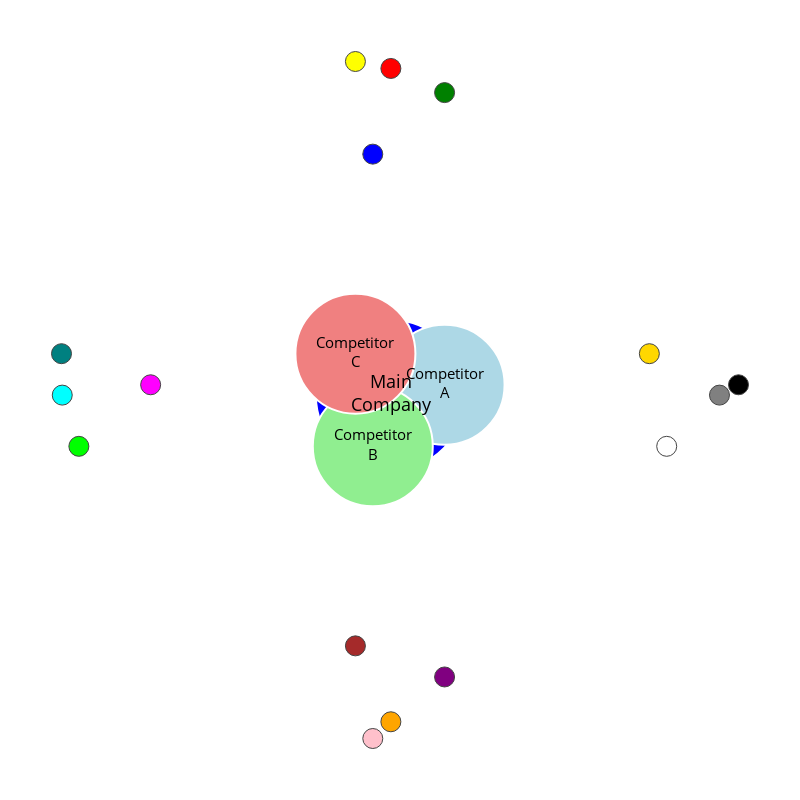

The notebook cell this image was saved under:
### Code cell
import networkx as nx
import plotly.graph_objects as go
import pandas as pd
import textwrap
import numpy as np

def create_network_graph(df, main_company, radius=2, wrap_width=10):
    """
    Create a network graph with the main company as the central node and competitors connected to it.
    Each node has 4 mini circles around it with colors from Color1, Color2, Color3, Color4 in the DataFrame.

    Args:
        df (pd.DataFrame): DataFrame with 'Company', 'Color', 'Color1', 'Color2', 'Color3', 'Color4' columns.
        main_company (str): Name of the main company.
        radius (float): Radius at which competitors are spaced around the main company.
        wrap_width (int): Number of characters per line for text wrapping inside the bubbles.

    Returns:
        fig (go.Figure): The resulting plotly figure.
    """
    # Create a NetworkX graph
    G = nx.Graph()

    # Add the main company as a node
    G.add_node(main_company)

    # Add competitors as nodes and connect them to the main company
    competitors = df[df['Company'] != main_company]['Company'].tolist()
    for competitor in competitors:
        G.add_node(competitor)
        G.add_edge(main_company, competitor)  # Create an edge from main company to each competitor

    # Use a spring layout to position nodes
    pos = nx.spring_layout(G, seed=42)

    # Extract node positions and edges
    node_x = []
    node_y = []
    for node in G.nodes:
        x, y = pos[node]
        node_x.append(x)
        node_y.append(y)

    edge_x = []
    edge_y = []
    for edge in G.edges:
        x0, y0 = pos[edge[0]]
        x1, y1 = pos[edge[1]]
        edge_x.append(x0)
        edge_x.append(x1)
        edge_x.append(None)  # None separates the edges
        edge_y.append(y0)
        edge_y.append(y1)
        edge_y.append(None)

    # Assign colors from the DataFrame
    color_dict = dict(zip(df['Company'], df['Color']))

    # Function to wrap the text for the company names
    def wrap_text(text, width):
        return '<br>'.join(textwrap.wrap(text, width=width))

    # Define function to calculate the distance to the edge of the main circle
    def get_offset_distance(main_size):
        # Calculate the radius of the main circle based on the marker size (size corresponds to area, radius = sqrt(size))
        return np.sqrt(main_size) / 2  # Adjust scaling for proper edge distance

    # Create the trace for the edges (lines connecting nodes)
    edge_trace = go.Scatter(
        x=edge_x, y=edge_y,
        line=dict(width=2, color='gray'),
        hoverinfo='none',
        mode='lines'
    )

    # Create traces for the main nodes (companies)
    node_trace = go.Scatter(
        x=node_x, y=node_y,
        mode='markers+text',
        text=[wrap_text(node, wrap_width) for node in G.nodes],  # Wrap text for each node
        textposition='middle center',
        marker=dict(
            showscale=False,
            color=[color_dict[node] for node in G.nodes],  # Use colors from the DataFrame
            size=[150 if node == main_company else 120 for node in G.nodes],  # Larger size for main company
            line_width=2,
            opacity=1,  # Make circles fully opaque to hide lines underneath
        ),
        hoverinfo='text',
        textfont=dict(
            size=[18 if node == main_company else 15 for node in G.nodes],  # Dynamic font size
            color="black"
        )
    )

    # Create mini circle traces around each node at fixed top, bottom, left, right positions
    mini_circle_traces = []
    offsets = [(0, 1), (0, -1), (-1, 0), (1, 0)]  # Offsets for top, bottom, left, right

    for i, node in enumerate(G.nodes):
        x_center, y_center = pos[node]

        # Get the size of the main circle to calculate the proper distance to the edge
        main_size = 150 if node == main_company else 120
        edge_distance = get_offset_distance(main_size)

        # Get the mini-circle colors from the DataFrame
        row = df[df['Company'] == node]
        colors = [row['Color1'].values[0], row['Color2'].values[0], row['Color3'].values[0], row['Color4'].values[0]]

        for j, (x_offset, y_offset) in enumerate(offsets):
            # Position the mini circle at top, bottom, left, or right and adjust the distance based on edge_distance
            x_mini = x_center + x_offset * edge_distance
            y_mini = y_center + y_offset * edge_distance

            # Add mini circle as a separate trace
            mini_circle_traces.append(go.Scatter(
                x=[x_mini], y=[y_mini],
                mode='markers',
                marker=dict(
                    size=20,  # Mini circles size
                    color=colors[j],
                    line_width=1,
                    opacity=1
                ),
                hoverinfo='none'
            ))

    # Create the plot and add traces
    fig = go.Figure(data=[edge_trace, node_trace] + mini_circle_traces)

    # Set axis limits and layout
    fig.update_layout(
        showlegend=False,
        xaxis=dict(showgrid=False, zeroline=False, visible=False),
        yaxis=dict(showgrid=False, zeroline=False, visible=False),
        plot_bgcolor='white',
        height=800,  # Increased height
        width=800,   # Increased width
        margin=dict(l=10, r=10, t=10, b=10),  # Remove padding to minimize background
    )

    return fig

import pandas as pd

# Example DataFrame with companies and their respective colors
data = {
    'Company': ['Main Company', 'Competitor A', 'Competitor B', 'Competitor C'],
    'Color': ['blue', 'lightblue', 'lightgreen', 'lightcoral'],
    'Color1': ['red', 'green', 'blue', 'yellow'],
    'Color2': ['orange', 'purple', 'pink', 'brown'],
    'Color3': ['cyan', 'magenta', 'lime', 'teal'],
    'Color4': ['gray', 'black', 'white', 'gold']
}
df = pd.DataFrame(data)

# Create and show the graph with the DataFrame
main_company = 'Main Company'
fig = create_network_graph(df, main_company)
fig.show()

### Figure 1 — Plotly figure (JSON) as saved in the notebook; plotly's stock layout.template omitted (floating-point values rounded to 4 significant figures)
{"data": [{"hoverinfo": "none", "line": {"color": "gray", "width": 2}, "mode": "lines", "type": "scatter", "x": [-0.0008924, 1, null, -0.0008924, -0.3378, null, -0.0008924, -0.6613, null], "y": [-0.002543, 0.191, null, -0.002543, -0.9626, null, -0.002543, 0.7741, null]}, {"hoverinfo": "text", "marker": {"color": ["blue", "lightblue", "lightgreen", "lightcoral"], "line": {"width": 2}, "opacity": 1, "showscale": false, "size": [150, 120, 120, 120]}, "mode": "markers+text", "text": ["Main<br>Company", "Competitor<br>A", "Competitor<br>B", "Competitor<br>C"], "textfont": {"color": "black", "size": [18, 15, 15, 15]}, "textposition": "middle center", "type": "scatter", "x": [-0.0008924, 1, -0.3378, -0.6613], "y": [-0.002543, 0.191, -0.9626, 0.7741]}, {"hoverinfo": "none", "marker": {"color": "red", "line": {"width": 1}, "opacity": 1, "size": 20}, "mode": "markers", "type": "scatter", "x": [-0.0008924], "y": [6.121]}, {"hoverinfo": "none", "marker": {"color": "orange", "line": {"width": 1}, "opacity": 1, "size": 20}, "mode": "markers", "type": "scatter", "x": [-0.0008924], "y": [-6.126]}, {"hoverinfo": "none", "marker": {"color": "cyan", "line": {"width": 1}, "opacity": 1, "size": 20}, "mode": "markers", "type": "scatter", "x": [-6.125], "y": [-0.002543]}, {"hoverinfo": "none", "marker": {"color": "gray", "line": {"width": 1}, "opacity": 1, "size": 20}, "mode": "markers", "type": "scatter", "x": [6.123], "y": [-0.002543]}, {"hoverinfo": "none", "marker": {"color": "green", "line": {"width": 1}, "opacity": 1, "size": 20}, "mode": "markers", "type": "scatter", "x": [1], "y": [5.668]}, {"hoverinfo": "none", "marker": {"color": "purple", "line": {"width": 1}, "opacity": 1, "size": 20}, "mode": "markers", "type": "scatter", "x": [1], "y": [-5.286]}, {"hoverinfo": "none", "marker": {"color": "magenta", "line": {"width": 1}, "opacity": 1, "size": 20}, "mode": "markers", "type": "scatter", "x": [-4.477], "y": [0.191]}, {"hoverinfo": "none", "marker": {"color": "black", "line": {"width": 1}, "opacity": 1, "size": 20}, "mode": "markers", "type": "scatter", "x": [6.477], "y": [0.191]}, {"hoverinfo": "none", "marker": {"color": "blue", "line": {"width": 1}, "opacity": 1, "size": 20}, "mode": "markers", "type": "scatter", "x": [-0.3378], "y": [4.515]}, {"hoverinfo": "none", "marker": {"color": "pink", "line": {"width": 1}, "opacity": 1, "size": 20}, "mode": "markers", "type": "scatter", "x": [-0.3378], "y": [-6.44]}, {"hoverinfo": "none", "marker": {"color": "lime", "line": {"width": 1}, "opacity": 1, "size": 20}, "mode": "markers", "type": "scatter", "x": [-5.815], "y": [-0.9626]}, {"hoverinfo": "none", "marker": {"color": "white", "line": {"width": 1}, "opacity": 1, "size": 20}, "mode": "markers", "type": "scatter", "x": [5.139], "y": [-0.9626]}, {"hoverinfo": "none", "marker": {"color": "yellow", "line": {"width": 1}, "opacity": 1, "size": 20}, "mode": "markers", "type": "scatter", "x": [-0.6613], "y": [6.251]}, {"hoverinfo": "none", "marker": {"color": "brown", "line": {"width": 1}, "opacity": 1, "size": 20}, "mode": "markers", "type": "scatter", "x": [-0.6613], "y": [-4.703]}, {"hoverinfo": "none", "marker": {"color": "teal", "line": {"width": 1}, "opacity": 1, "size": 20}, "mode": "markers", "type": "scatter", "x": [-6.139], "y": [0.7741]}, {"hoverinfo": "none", "marker": {"color": "gold", "line": {"width": 1}, "opacity": 1, "size": 20}, "mode": "markers", "type": "scatter", "x": [4.816], "y": [0.7741]}], "layout": {"height": 800, "margin": {"b": 10, "l": 10, "r": 10, "t": 10}, "plot_bgcolor": "white", "showlegend": false, "width": 800, "xaxis": {"autorange": true, "range": [-7.098, 7.437], "showgrid": false, "type": "linear", "visible": false, "zeroline": false}, "yaxis": {"autorange": true, "range": [-7.405, 7.217], "showgrid": false, "type": "linear", "visible": false, "zeroline": false}}}
